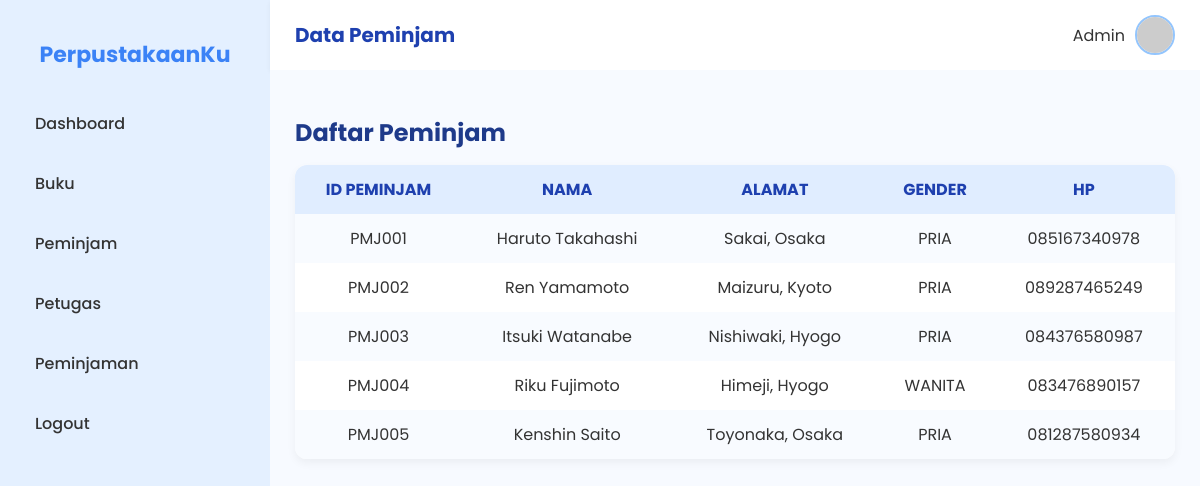
/peminjam.php, run on the app's committed database.
### tables this page shows
CREATE TABLE `peminjam` (
  `ID_PEMINJAM` varchar(20) NOT NULL,
  `NAMA` varchar(100) NOT NULL,
  `ALAMAT` varchar(100) NOT NULL,
  `GENDER` enum('PRIA','WANITA') NOT NULL,
  `HP` varchar(20) NOT NULL
);

### peminjam.php (the view, shortened to what this page needs)
<!DOCTYPE html>
<html lang="id">
<head>
  <link rel="stylesheet" href="style.css">
</head>
<body>
  <div class="sidebar">
    <h2>PerpustakaanKu</h2>
    <ul>
      <li><a href="Dashboard.php">Dashboard</a></li>
      <li><a href="Buku.php">Buku</a></li>
      <li><a href="Peminjam.php">Peminjam</a></li>
      <li><a href="Petugas.php">Petugas</a></li>
      <li><a href="Peminjaman.php">Peminjaman</a></li>
      <li><a href="Login.php">Logout</a></li>
    </ul>
  </div>
  <div class="main">
    <header>
      <h1>Data Peminjam</h1>
      <div class="user-info">
        <span>Admin</span>
        <img src="https://i.pravatar.cc/100" alt="User">
      </div>
    </header>
    <div class="content">
      <h2>Daftar Peminjam</h2>
      <table border="0" cellspacing="0" cellpadding="8">
        <tr>
          <th>ID PEMINJAM</th>
          <th>NAMA</th>
          <th>ALAMAT</th>
          <th>GENDER</th>
          <th>HP</th>
        </tr>
        <?php
        include "koneksi.php";
        $data = mysqli_query($koneksi, "SELECT * FROM peminjam");
        while ($tampil = mysqli_fetch_array($data)) {
        ?>
          <tr>
            <td><?php echo $tampil['ID_PEMINJAM']; ?></td>
            <td><?php echo $tampil['NAMA']; ?></td>
            <td><?php echo $tampil['ALAMAT']; ?></td>
            <td><?php echo $tampil['GENDER']; ?></td>
            <td><?php echo $tampil['HP']; ?></td>
          </tr>
        <?php
        }
        ?>
      </table>
    </div>
  </div>
</body>
</html>

### style.css (style rules this page uses)
body { margin: 0; font-family: "Poppins", sans-serif; background-color: #f7faff; color: #333; display: flex; height: 100vh; overflow: hidden; }
.sidebar { width: 230px; background-color: #e4f0ff; padding: 20px; box-shadow: 2px 0 8px rgba(0, 0, 0, 0.05); }
.sidebar h2 { color: #3b82f6; text-align: center; font-size: 22px; margin-bottom: 30px; }
.sidebar ul { list-style: none; padding: 0; }
.sidebar ul li { margin: 15px 0; }
.sidebar ul li a { text-decoration: none; color: #333; padding: 10px 15px; display: block; border-radius: 12px; font-weight: 500; font-size: 16px; transition: all 0.3s ease; }
.main { flex: 1; display: flex; flex-direction: column; }
header { background-color: #ffffff; padding: 15px 25px; display: flex; justify-content: space-between; align-items: center; box-shadow: 0 2px 5px rgba(0, 0, 0, 0.05); }
header h1 { font-size: 20px; color: #1e40af; margin: 0; }
.user-info { display: flex; align-items: center; gap: 10px; }
.user-info img { width: 36px; height: 36px; border-radius: 50%; border: 2px solid #93c5fd; }
.content { flex: 1; padding: 25px; overflow-y: auto; background-color: #f7faff; }
h2 { color: #1e3a8a; margin-bottom: 15px; }
table { width: 100%; border-collapse: collapse; background-color: #ffffff; border-radius: 12px; overflow: hidden; box-shadow: 0 4px 10px rgba(0, 0, 0, 0.05); }
th, td { padding: 12px 15px; text-align: center; }
th { background-color: #e0edff; color: #1e40af; }
tr:nth-child(even) { background-color: #f8fbff; }

### data on the page
peminjam: ID_PEMINJAM "PMJ001", NAMA "Haruto Takahashi", ALAMAT "Sakai, Osaka", GENDER "PRIA", HP "085167340978"
peminjam: ID_PEMINJAM "PMJ002", NAMA "Ren Yamamoto", ALAMAT "Maizuru, Kyoto", GENDER "PRIA", HP "089287465249"
peminjam: ID_PEMINJAM "PMJ003", NAMA "Itsuki Watanabe", ALAMAT "Nishiwaki, Hyogo", GENDER "PRIA", HP "084376580987"
peminjam: ID_PEMINJAM "PMJ004", NAMA "Riku Fujimoto", ALAMAT "Himeji, Hyogo", GENDER "WANITA", HP "083476890157"
peminjam: ID_PEMINJAM "PMJ005", NAMA "Kenshin Saito", ALAMAT "Toyonaka, Osaka", GENDER "PRIA", HP "081287580934"
